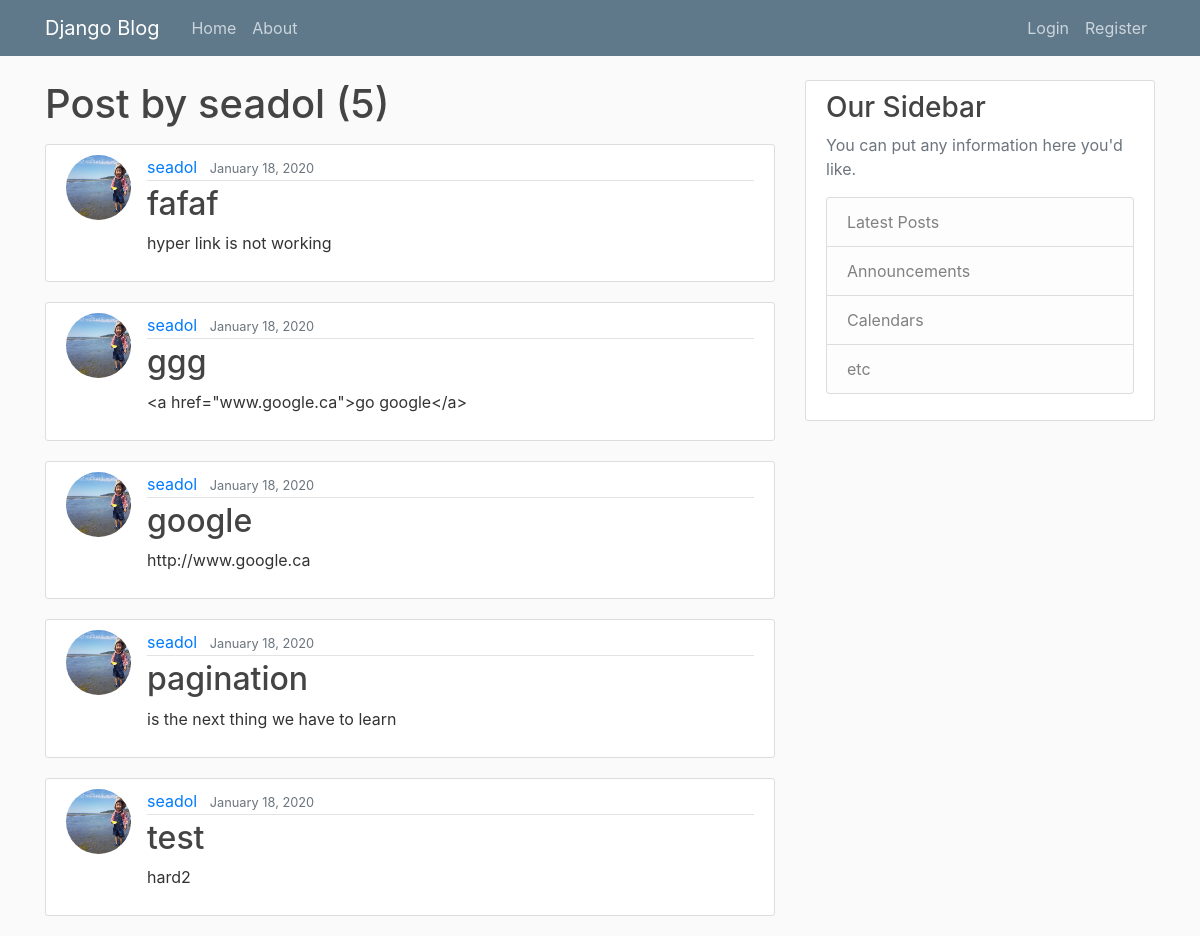
The page /user/seadol on the database its author committed.
### blog/models.py (models this page shows, shortened)
class Post(models.Model):
    title = models.CharField(max_length=100)
    content = models.TextField()
    date_posted = models.DateTimeField(default=timezone.now)
    author = models.ForeignKey(User, on_delete=models.CASCADE)

### users/models.py (models this page shows, shortened)
class Profile(models.Model):
    user = models.OneToOneField(User, on_delete=models.CASCADE)
    image = models.ImageField(default='default.jpg', upload_to='profile_pics')

### blog/views.py (the view)
class UserPostListView(ListView):
    model = Post
    template_name = 'blog/user_posts.html'   # <app>/<model>_<viewtype>.html
    context_object_name = 'posts'
    paginate_by = 5
    def get_queryset(self):
        user = get_object_or_404(User, username=self.kwargs.get('username'))
        return Post.objects.filter(author=user).order_by('-date_posted')

### blog/templates/blog/user_posts.html (shortened to what this page needs)
{% extends "blog/base.html" %}
{% block content %}
    <h1 class="mb-3">Post by {{ view.kwargs.username }} ({{ page_obj.paginator.count }}) </h1>
    {% for post in posts %}
    <article class="media content-section">
            <img class="rounded-circle article-img" src="{{ post.author.profile.image.url }}" alt="profile img">
            <div class="media-body">
              <div class="article-metadata">
                <a class="mr-2" href="{% url 'user-posts' post.author.username %}">{{ post.author }}</a>
                <small class="text-muted">{{ post.date_posted|date:"F d, Y" }}</small>
              </div>
              <h2><a class="article-title" href="{% url 'post-detail' post.id %}">{{ post.title }}</a></h2>
              <p class="article-content">{{ post.content }}</p>
            </div>
    </article>
    {% endfor %}
{% endblock content %}

### blog/static/blog/main.css (style rules this page uses)
body { background: #fafafa; color: #333333; margin-top: 5rem; }
h1, h2, h3, h4, h5, h6 { color: #444444; }
.content-section { background: #ffffff; padding: 10px 20px; border: 1px solid #dddddd; border-radius: 3px; margin-bottom: 20px; }
.article-title { color: #444444; }
.article-content { white-space: pre-line; }
.article-img { height: 65px; width: 65px; margin-right: 16px; }
.article-metadata { padding-bottom: 1px; margin-bottom: 4px; border-bottom: 1px solid #e3e3e3 }

### rows shown on the page
Post: author.profile.image (placeholder picture), author "seadol", date_posted "January 18, 2020", title "fafaf", content "hyper link is not working"
Post: author.profile.image (placeholder picture), author "seadol", date_posted "January 18, 2020", title "ggg", content "<a href=\"www.google.ca\">go google</a>"
Post: author.profile.image (placeholder picture), author "seadol", date_posted "January 18, 2020", title "google", content "http://www.google.ca"
Post: author.profile.image (placeholder picture), author "seadol", date_posted "January 18, 2020", title "pagination", content "is the next thing we have to learn"
Post: author.profile.image (placeholder picture), author "seadol", date_posted "January 18, 2020", title "test", content "hard2"

### other values the page prints
{{ view.kwargs.username }} "seadol"
{{ page_obj.paginator.count }} "5"
